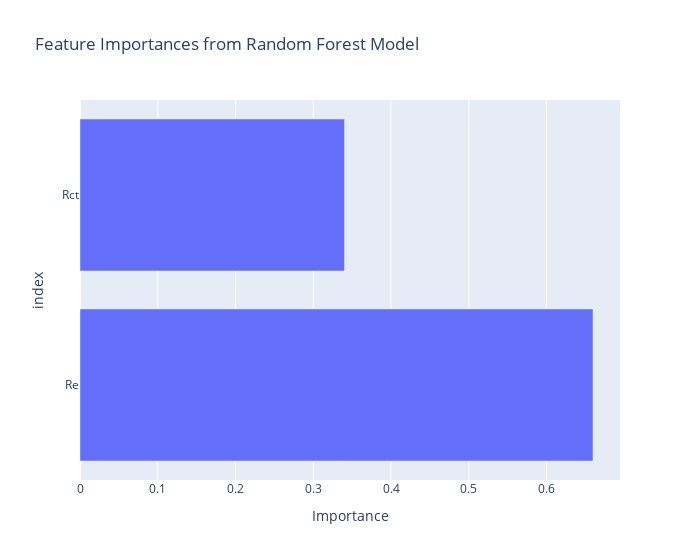

The notebook cell saved with this chart:
### Markdown cell above
---

## **8. Predictive Modeling**

Train a Random Forest model to predict **Battery_impedance_avg_magnitude** based on **Re** and **Rct**.

### Code cell
# Cell 8: Predictive Modeling

if not final_df.empty:
    try:
        features = ['Re', 'Rct']
        target = 'Battery_impedance_avg_magnitude'
        
        model = train_random_forest_model(final_df, features, target)
        
        if model:
            # Plot feature importances
            importances = model.feature_importances_
            feature_importances = pd.Series(importances, index=features).sort_values(ascending=False)
            
            fig_importances = px.bar(
                feature_importances,
                x=feature_importances.values,
                y=feature_importances.index,
                orientation='h',
                title='Feature Importances from Random Forest Model',
                labels={'x': 'Importance', 'y': 'Feature'},
                width=700
            )
            
            # Display the plot
            fig_importances.show()
            
            # Save the plot
            feature_importances_path = os.path.join(OUTPUT_DIR, "Feature_Importances.html")
            fig_importances.write_html(feature_importances_path)
            logging.info(f"Feature importances plot saved to {feature_importances_path}")
    except Exception as e:
        logging.exception(f"Error during predictive modeling: {e}")
else:
    logging.warning("Final DataFrame is empty. Predictive modeling skipped.")

### Figure 1 — Plotly figure (JSON) as saved in the notebook; plotly's stock layout.template omitted (floating-point values rounded to 4 significant figures)
{"data": [{"alignmentgroup": "True", "hovertemplate": "Importance=%{x}<br>index=%{y}<extra></extra>", "legendgroup": "", "marker": {"color": "#636efa", "pattern": {"shape": ""}}, "name": "", "offsetgroup": "", "orientation": "h", "showlegend": false, "textposition": "auto", "type": "bar", "x": [0.6598, 0.3402], "xaxis": "x", "y": ["Re", "Rct"], "yaxis": "y"}], "layout": {"barmode": "relative", "legend": {"tracegroupgap": 0}, "title": {"text": "Feature Importances from Random Forest Model"}, "width": 700, "xaxis": {"anchor": "y", "domain": [0, 1], "title": {"text": "Importance"}}, "yaxis": {"anchor": "x", "domain": [0, 1], "title": {"text": "index"}}}}
